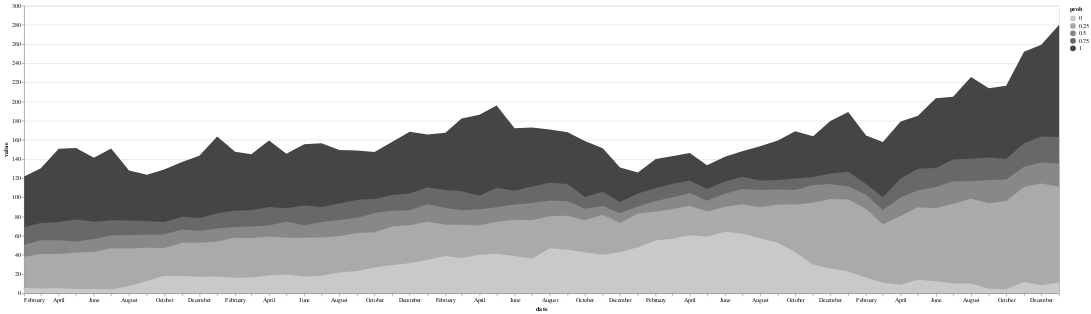

Source (notebook cell):
### Code cell
# selection = alt.selection_multi(fields=["Stock"], bind="legend")
base = alt.Chart(nasdaqCut).mark_line().encode(
   x=alt.X("date",axis=alt.Axis(grid=False)),
   y="close",
   color=alt.Color('ticker', scale=alt.Scale(scheme='redblue')),
   # opacity=alt.condition(selection, alt.value(1), alt.value(0.1))
).properties(
   height=500, width=1800
)#.add_selection(
   #selection
#)

quantiles = base.transform_quantile(
    "close", probs=[1,0.75,0.5,.25,0], groupby=["date"]
).mark_area(opacity=1).encode(alt.Y("value:Q", stack=None), alt.Color("prob:N", scale=alt.Scale(scheme='greys')))

quantiles
# base
# quantiles + base

### Figure 1 — Vega-Lite specification as saved in the notebook (floating-point values rounded to 4 significant figures; data arrays with more than 128 entries replaced by an {"elided": "..."} marker saying what was removed)
{"config": {"view": {"continuousWidth": 400, "continuousHeight": 300}}, "data": {"name": "data-c7ce3a1d8473d76a6127c46cd4baf997"}, "mark": {"type": "area", "opacity": 1}, "encoding": {"color": {"field": "prob", "scale": {"scheme": "greys"}, "type": "nominal"}, "x": {"axis": {"grid": false}, "field": "date", "type": "temporal"}, "y": {"field": "value", "stack": null, "type": "quantitative"}}, "height": 500, "transform": [{"quantile": "close", "groupby": ["date"], "probs": [1, 0.75, 0.5, 0.25, 0]}], "width": 1800, "$schema": "https://vega.github.io/schema/vega-lite/v4.17.0.json", "datasets": {"data-c7ce3a1d8473d76a6127c46cd4baf997": {"elided": "3480 records"}}}
